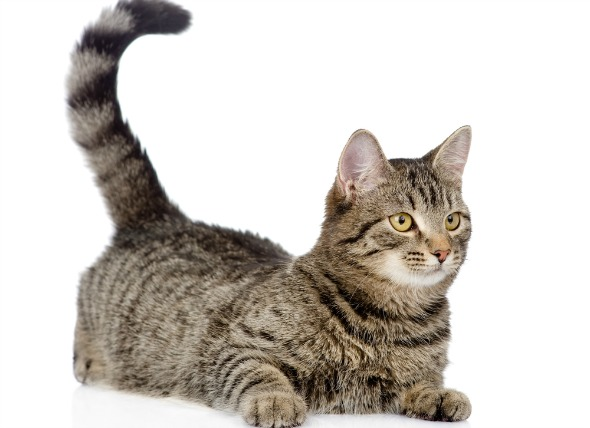
#> input picture cat.jpg, 590 x 428 px
$ jupyter execute --allow-errors Fourier+Transform+Monal.ipynb   (Python 2 division)
#> lines starting #> are read from the running program, lines starting #| are printed output that depends on the picture
# Fourier Transform

First I will see how to find Fourier Transform using Numpy. Numpy has an FFT package to do this. np.fft.fft2() provides us the frequency transform which will be a complex array. Its first argument is the input image, which is grayscale. Second argument is optional which decides the size of output array. If it is greater than size of input image, input image is padded with zeros before calculation of FFT. If it is less than input image, input image will be cropped. If no arguments passed, Output array size will be same as input.

[cell 1]
import cv2
import numpy as np
from matplotlib import pyplot as plt

img = cv2.imread('cat.jpg',0)
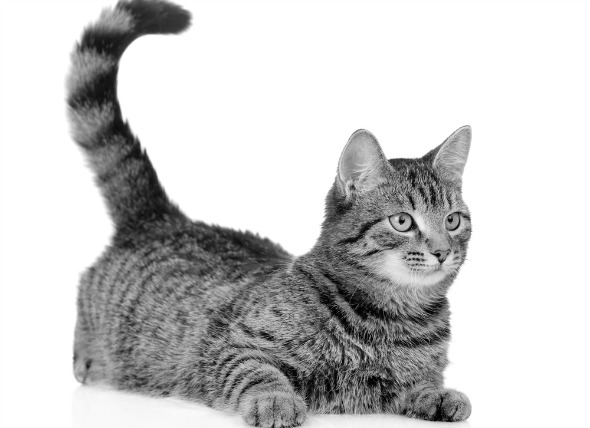
#> img: shape (428, 590); min 0, max 255, mean 202
f = np.fft.fft2(img)
fshift = np.fft.fftshift(f)
magnitude_spectrum = 20*np.log(np.abs(fshift))
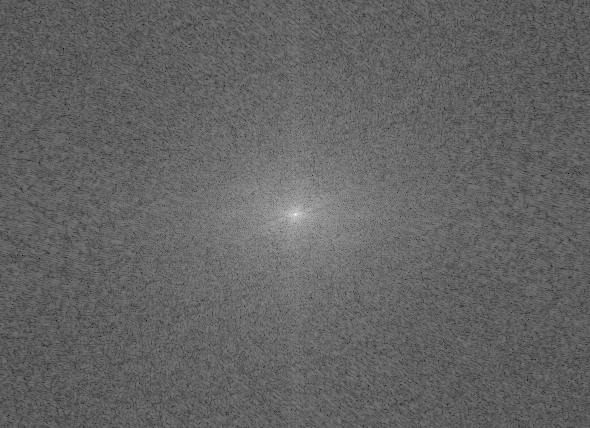
#> magnitude_spectrum: shape (428, 590) float64; min 44.69, max 354.9, mean 166.2; drawn with min black and max white

plt.subplot(121),plt.imshow(img, cmap = 'gray')
plt.title('Input Image'), plt.xticks([]), plt.yticks([])
plt.subplot(122),plt.imshow(magnitude_spectrum, cmap = 'gray')
plt.title('Magnitude Spectrum'), plt.xticks([]), plt.yticks([])
plt.show()
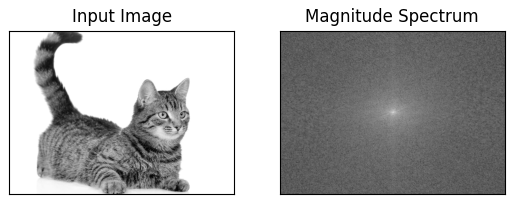
#> figure drawn by matplotlib, 2 panels

[cell 2]
rows, cols = img.shape
#> rows = 428; cols = 590
crow,ccol = rows/2 , cols/2
#> crow = 214; ccol = 295
fshift[crow-30:crow+30, ccol-30:ccol+30] = 0
f_ishift = np.fft.ifftshift(fshift)
img_back = np.fft.ifft2(f_ishift)
img_back = np.abs(img_back)
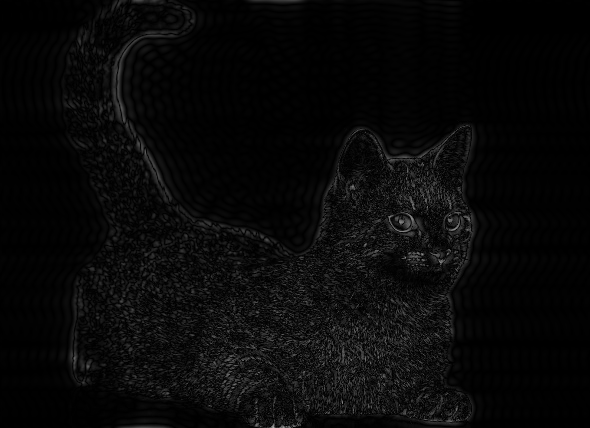
#> img_back: shape (428, 590) float64; min 0.0034, max 169.3, mean 9.1

plt.subplot(131),plt.imshow(img, cmap = 'gray')
plt.title('Input Image'), plt.xticks([]), plt.yticks([])
plt.subplot(132),plt.imshow(img_back, cmap = 'gray')
plt.title('Image after HPF'), plt.xticks([]), plt.yticks([])
plt.subplot(133),plt.imshow(img_back)
plt.title('Result in JET'), plt.xticks([]), plt.yticks([])

plt.show()
